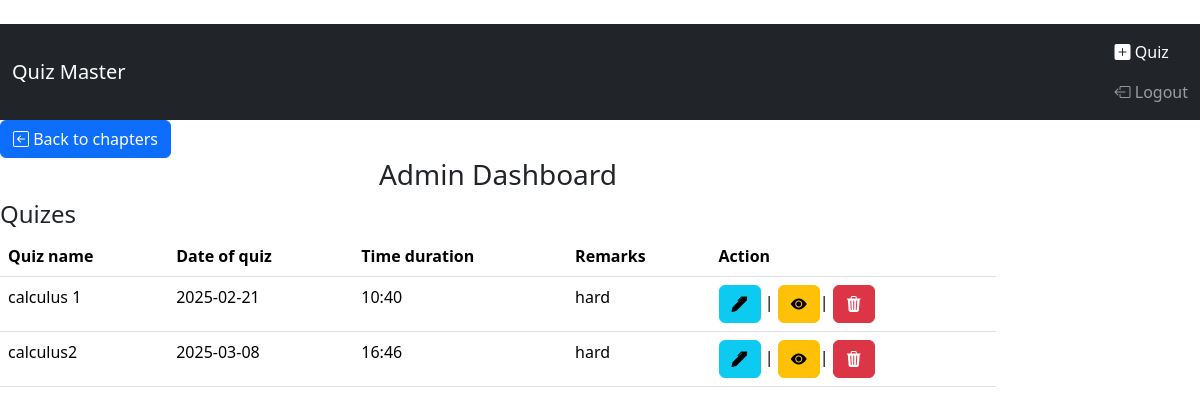
Screenshot of /view_chapter/2 (signed in) with the database file from the repository.
### main.py (models this page shows)
class Quiz(db.Model):
    __tablename__= 'quiz'
    id=db.Column(db.Integer, primary_key=True)
    name = db.Column(db.String(255), nullable=False)
    date_of_quiz= db.Column(db.String(255), nullable=False)
    time_duration= db.Column(db.Integer, nullable=False)
    remarks= db.Column(db.String(255), nullable=False)
    chapter_id= db.Column(db.String(255), db.ForeignKey("chapter.id"), nullable=False)
    chap_name= db.relationship('Chapter',back_populates='quiz_list')
    question_list= db.relationship('Question',back_populates='quiz_name',cascade='all, delete-orphan')
    score_list= db.relationship('Score',back_populates='quiz_name',cascade='all, delete-orphan')

### main.py (the view)
@app.route('/view_chapter/<int:chapter_id>', methods=['POST', 'GET'])
def view_chapter(chapter_id):
    if session.get('is_admin'):
        chapters=Chapter.query.filter_by(id=chapter_id).first()
        quizs=Quiz.query.filter_by(chapter_id=chapter_id).all()
        return render_template('view_chapter.html',chapter=chapters,quizs=quizs)
    return redirect('login')

### templates/view_chapter.html
{% extends "index.html" %}
{% block content %}
<nav class="navbar navbar-dark bg-dark">
    <div class="container-fluid">
        <a class="navbar-brand" href="/admin">Quiz Master</a>
        <ul class="navbar-nav ml-auto ">
            <li class="nav-item">
                <a class="nav-link active" href="/create_quiz/{{chapter.id}}"><i class="bi bi-plus-square-fill"></i> Quiz</a>
            </li>
            <li class="nav-item">
                <a class="nav-link" href="/logout"><i class="bi bi-box-arrow-left"></i> Logout</a>
            </li>
        </ul>
    </div>
</nav>
<div class="'container">
    <div class="row">
        <div class="col-md-10">
            <a href="/view_subject/{{chapter.subject_id}}" class="btn btn-primary "><i class="bi bi-arrow-left-square"></i> Back to chapters</a>
            <h3 class="text-center">Admin Dashboard</h3>
            <h4>Quizes</h4>
            <table class="table">
                <thead>
                    <tr>
                        <th>Quiz name</th>
                        <th>Date of quiz</th>
                        <th>Time duration</th>
                        <th>Remarks</th>
                        <th>Action</th>
                    </tr>
                </thead>
                <tbody>
                    {% for quiz in quizs %}
                    <tr>
                        <td>{{ quiz.name }}</td>
                        <td>{{ quiz.date_of_quiz }}</td>
                        <td>{{ quiz.time_duration }}</td>
                        <td>{{ quiz.remarks }}</td>
                        <td>
                            <a href="/edit_quiz/{{ quiz.id }}" class="btn btn-info"><i class="bi bi-pen-fill"></i></i></a> |
                            <a href="/view_quiz/{{ quiz.id }}" class="btn btn-warning"><i class="bi bi-eye-fill"></i></a>|
                            <a href="/delete_quiz/{{ quiz.id }}"class="btn btn-danger"><i class="bi bi-trash3-fill"></i></a>
                        </td>
                    </tr>
                    {% endfor %}
                </tbody>
            </table>
        </div>
    </div>
</div>
{% endblock %}

### rows the page displays
Quiz: name "calculus 1", date_of_quiz "2025-02-21", time_duration "10:40", remarks "hard"
Quiz: name "calculus2", date_of_quiz "2025-03-08", time_duration "16:46", remarks "hard"
